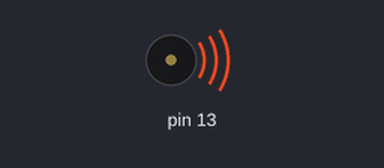
This sketch was run on a simulated Arduino Uno, built with avr-gcc and run on an emulated ATmega328P. Parts: buzzer (waves = sounding).

Above: at 0.5 s.
Timing chart, 0 to 4.6 s (numbered marks = the images above):
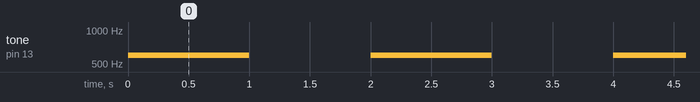

The sketch:

buzzer_test.ino
```cpp
void setup(){

pinMode(13,OUTPUT);
}
void loop(){
tone(13,600);

delay(1000);
noTone(13);
delay(1000);


}
```

Measured:
- by itself, tone on pin 13: alternates 600 Hz for 1.0 s and silent for 1.0 s
